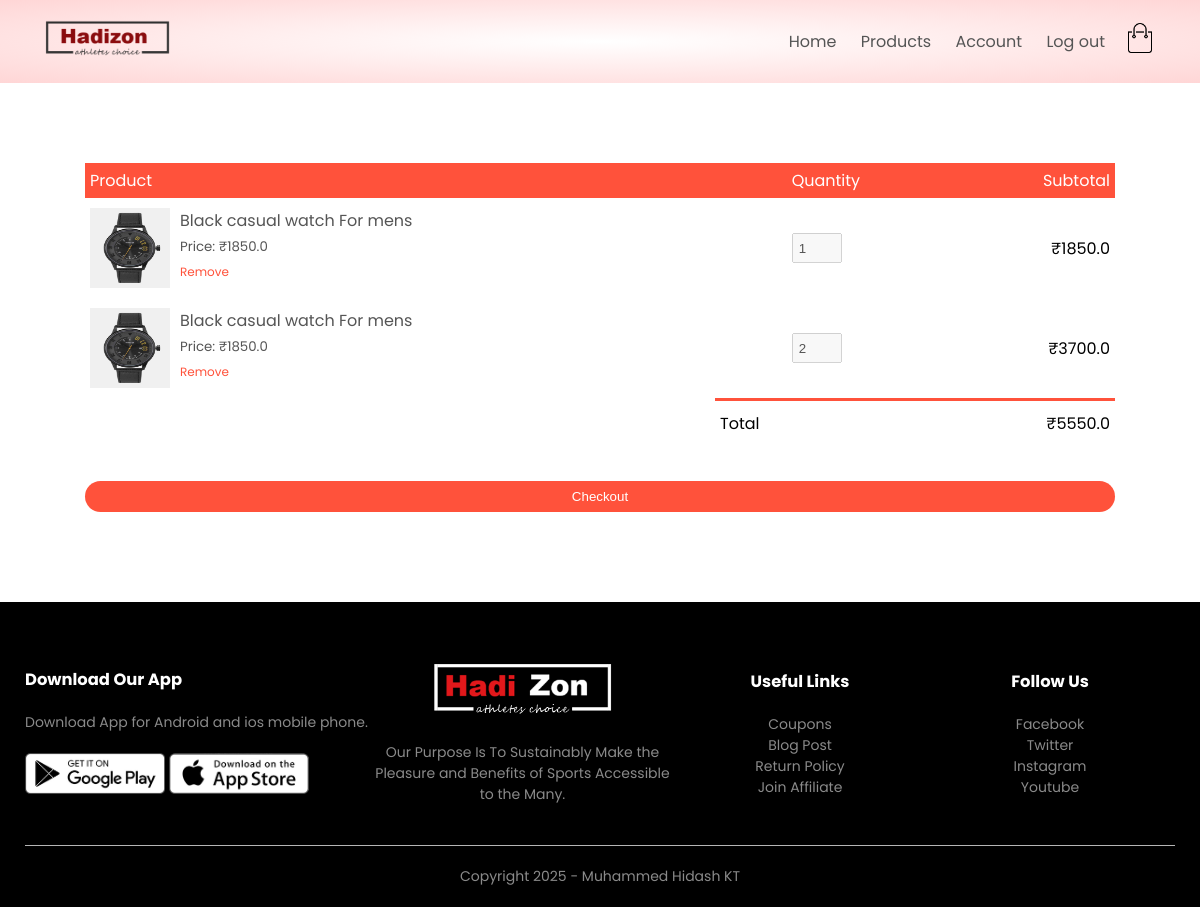
Page /cart/cart/ (signed in) on the committed database.
### orders/models.py (models this page shows, shortened)
class OrderedItem(models.Model):
    product=models.ForeignKey(product,related_name='added_carts',on_delete=models.SET_NULL,null=True)
    quantity=models.IntegerField(default=1)
    owner=models.ForeignKey(Order,on_delete=models.CASCADE,related_name='ordered_items')

class Order(models.Model):
    LIVE=1
    DELETE=0
    DELETE_CHOICES=((LIVE,'live'),(DELETE,'delete'))
    CART_STAGE=0
    ORDER_CONFIRMED=1
    ORDER_DELIVERED=2
    ORDER_PROCESSED=3
    ORDER_REJECTED=4
    STATUS_CHOICE=((ORDER_PROCESSED,'ORDER_PROCESSED'),
                   (ORDER_DELIVERED,'ORDER_DELIVERED'),
                   (ORDER_REJECTED,'ORDER_REJECTED'),
                   )
    order_status=models.IntegerField(choices=STATUS_CHOICE,default=CART_STAGE)
    total_price=models.FloatField(default=0)
    owner=models.ForeignKey(Customer,on_delete=models.SET_NULL,null=True,related_name='orders')
    delete_status=models.IntegerField(choices=DELETE_CHOICES,default=LIVE)
    created_at=models.DateTimeField(auto_now_add=True)
    updated_at=models.DateTimeField(auto_now=True)

### products/models.py (models this page shows, shortened)
class product(models.Model):
    LIVE=1
    DELETE=0
    DELETE_CHOICES=((LIVE,'live'),(DELETE,'delete'))
    title=models.CharField(max_length=200)
    price=models.FloatField()
    description=models.TextField()
    image=models.ImageField(upload_to='media/')
    priority=models.IntegerField(default=0)
    delete_status=models.IntegerField(choices=DELETE_CHOICES,default=LIVE)
    created_at=models.DateTimeField(auto_now_add=True)
    updated_at=models.DateTimeField(auto_now=True)

### orders/views.py (the view)
# urls.py: path('cart/', views.show_cart, name='cart'),
@login_required(login_url="account")
def show_cart(request):
    customer = request.user.customer_profile
    cart_obj, created = Order.objects.get_or_create(
        owner=customer,
        order_status=Order.CART_STAGE
    )
    cart_items = OrderedItem.objects.filter(owner=cart_obj)
    context = {
        'cart': cart_obj,
        'cart_items': cart_items
    }
    return render(request, 'cart.html', context)

### orders/templatetags/gettotal.py (called while the page is built)
@register.simple_tag(name='gettotal')
def gettotal(cart,):
    total=0
    for item in cart.ordered_items.all():
        total+=item.quantity*item.product.price
    return total

### orders/templatetags/multiply.py (called while the page is built)
@register.simple_tag(name='multiply')
def multiply(number1,number2):
    return number1*number2

### templates/cart.html (shortened to what this page needs)
{% extends 'blank_layout.html' %}
{% block content %}
    {% include "cart_container.html" %}
{% endblock content %}

### templates/cart_container.html (shortened to what this page needs)
{% load static %}
{% load multiply %}
{% load gettotal %}
<head>
    <link rel="stylesheet" href="https://cdnjs.cloudflare.com/ajax/libs/font-awesome/4.7.0/css/font-awesome.min.css">
</head>
<div class="small-container cart-page">
    {% if cart_items %}
        <table>
            <tbody><tr>
                <th>Product</th>
                <th>Quantity</th>
                <th>Subtotal</th>
            </tr>
            {% for item in cart_items %}
            <tr>
                <td>
                    <div class="cart-info">
                        <img src="{{ item.product.image.url }}">
                        <div>
                            <p>{{ item.product.title }}</p>
                            <small>Price: ₹{{ item.product.price }}</small>
                            <br>
                            <a href="{% url 'remove_item' item.id %}">Remove</a>
                        </div>
                    </div>
                </td>
                <td><input style="width: 50px;" type="number" disabled value="{{ item.quantity }}"></td>
                <td>₹{% multiply item.product.price item.quantity %}</td>
            </tr>
            {% endfor %}
        </tbody></table>
        <div class="total-price">
            <table>
                <tbody>
                <tr>
                    <td>Total</td>
                    <td>₹{% gettotal cart %}</td>
                </tr>
            </tbody></table>
        </div>
        <br>
        <form action="{% url 'checkout' %}" method="post" enctype="multipart/form-data">
            <button  type="submit"  class="btn">Checkout</button>
        </form>
    {% endif %}
    </div>

### static/css/style.css (style rules this page uses)
* { margin: 0; padding: 0; box-sizing: border-box; }
body { font-family: 'Poppins', sans-serif; }
a { text-decoration: none; color: #555; }
p { color: #555; }
.btn { display: inline-block; background: #ff523b; color: white; padding: 8px 30px; margin: 30px 0; border-radius: 30px; transition: background 0.5s; }
.small-container { max-width: 1080px; margin: auto; padding-left: 25px; padding-right: 25px; }
small { color: #555; }
.cart-page { margin: 80px auto; }
table { width: 100%; border-collapse: collapse; }
.cart-info { display: flex; flex-wrap: wrap; }
th { text-align: left; padding: 5px; color: #fff; background: #ff523b; font-weight: normal; }
td { padding: 10px 5px; }
td input { width: 40px; height: 30px; padding: 5px; }
td a { color: #ff523b; font-size: 12px; }
td img { width: 80px; height: 80px; margin-right: 10px; }
.total-price { display: flex; justify-content: flex-end; }
.total-price table { border-top: 3px solid #ff523b; width: 100%; max-width: 400px; }
td:last-child { text-align: right; }
th:last-child { text-align: right; }
form .btn { width: 100%; border: none; cursor: pointer; margin: 10px 0; }

### rows in the picture
OrderedItem: product.image (picture), product "Black casual watch For mens", product.price "1850.0", quantity "1", product+quantity "1850.0"
OrderedItem: product.image (picture), product "Black casual watch For mens", product.price "1850.0", quantity "2", product+quantity "3700.0"
Order: id.product_id "5550.0"
